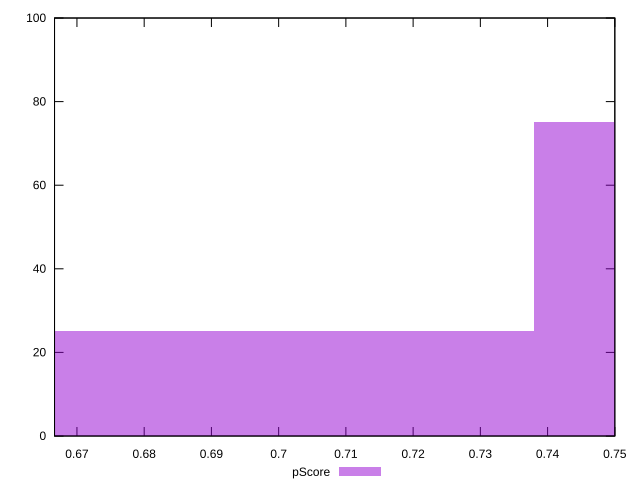

Generate this figure with gnuplot:
reset

$pScore <<EOF
0.7813711278191501 75
0.6945521136170223 25
EOF

set key outside below
set boxwidth 0.08681901420212779
set xrange [0.6666666666666666:0.75]
set yrange [0:100]
set trange [0:100]
set style fill transparent solid 0.5 noborder
set terminal svg size 640, 490 enhanced background rgb 'white'
set output "report_00011_2021-02-09T10:53:21.242Z/uses-text-compression/samples/pages+cached+noadtech+nomedia+nocss/pScore/histogram.svg"

plot $pScore title "pScore" with boxes

reset
